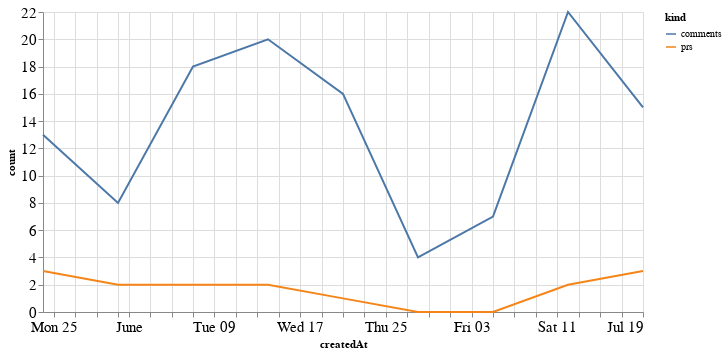

Source (notebook cell):
### Code cell
alt.Chart(total_time, width=600).mark_line().encode(
    x='createdAt',
    y='count',
    color='kind'
)

### Figure 1 — Vega-Lite specification as saved in the notebook (floating-point values rounded to 4 significant figures)
{"config": {"axisLeft": {"labelFontSize": 15}, "axisBottom": {"labelFontSize": 15}}, "data": {"name": "data-d753e8abc484cb613e0e23d2b2f53a1c"}, "mark": "line", "encoding": {"color": {"type": "nominal", "field": "kind"}, "x": {"type": "temporal", "field": "createdAt"}, "y": {"type": "quantitative", "field": "count"}}, "width": 600, "$schema": "https://vega.github.io/schema/vega-lite/v4.8.1.json", "datasets": {"data-d753e8abc484cb613e0e23d2b2f53a1c": [{"createdAt": "2020-05-24T00:00:00", "kind": "prs", "count": 3}, {"createdAt": "2020-05-31T00:00:00", "kind": "prs", "count": 2}, {"createdAt": "2020-06-07T00:00:00", "kind": "prs", "count": 2}, {"createdAt": "2020-06-14T00:00:00", "kind": "prs", "count": 2}, {"createdAt": "2020-06-21T00:00:00", "kind": "prs", "count": 1}, {"createdAt": "2020-06-28T00:00:00", "kind": "prs", "count": 0}, {"createdAt": "2020-07-05T00:00:00", "kind": "prs", "count": 0}, {"createdAt": "2020-07-12T00:00:00", "kind": "prs", "count": 2}, {"createdAt": "2020-07-19T00:00:00", "kind": "prs", "count": 3}, {"createdAt": "2020-05-24T00:00:00", "kind": "comments", "count": 13}, {"createdAt": "2020-05-31T00:00:00", "kind": "comments", "count": 8}, {"createdAt": "2020-06-07T00:00:00", "kind": "comments", "count": 18}, {"createdAt": "2020-06-14T00:00:00", "kind": "comments", "count": 20}, {"createdAt": "2020-06-21T00:00:00", "kind": "comments", "count": 16}, {"createdAt": "2020-06-28T00:00:00", "kind": "comments", "count": 4}, {"createdAt": "2020-07-05T00:00:00", "kind": "comments", "count": 7}, {"createdAt": "2020-07-12T00:00:00", "kind": "comments", "count": 22}, {"createdAt": "2020-07-19T00:00:00", "kind": "comments", "count": 15}]}}
